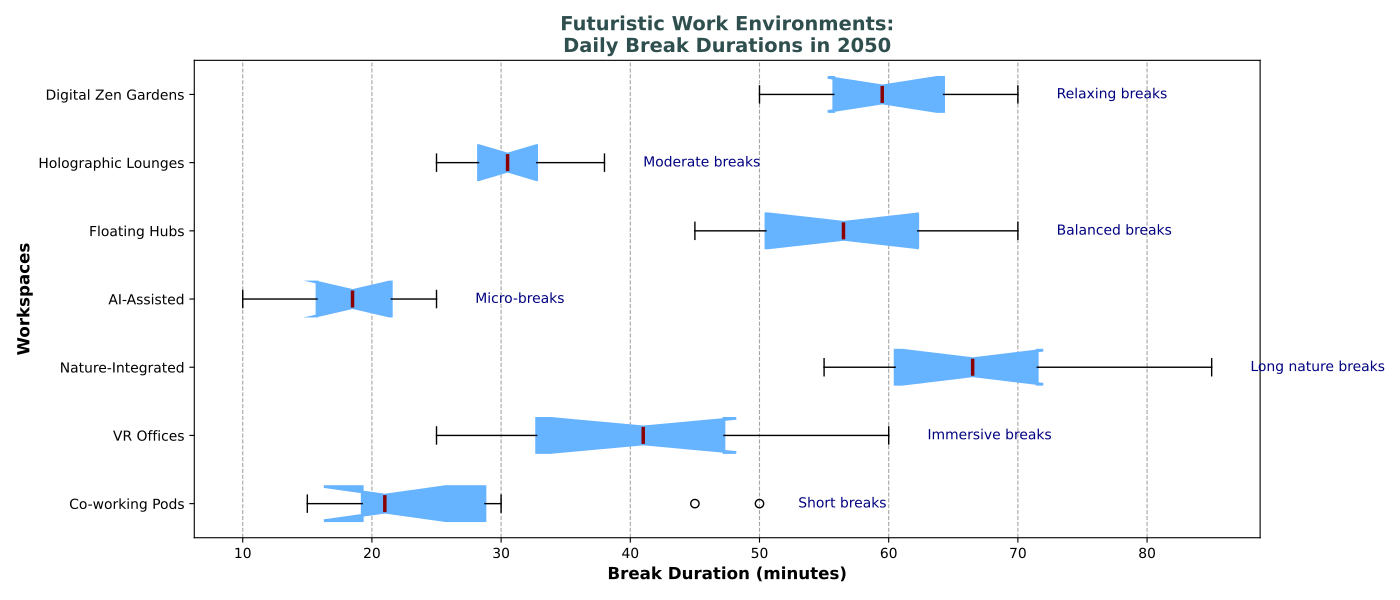

Reproduce this figure in Python.
import matplotlib.pyplot as plt

workspaces = ['Co-working Pods', 'VR Offices', 'Nature-Integrated', 'AI-Assisted', 'Floating Hubs', 'Holographic Lounges', 'Digital Zen Gardens']
break_durations = [
    [15, 20, 22, 19, 30, 45, 50, 20, 18, 25],  # Co-working Pods
    [30, 25, 32, 35, 40, 60, 55, 45, 42, 48],  # VR Offices
    [60, 55, 58, 62, 65, 80, 85, 70, 68, 72],  # Nature-Integrated
    [10, 12, 15, 18, 20, 22, 25, 18, 19, 23],  # AI-Assisted
    [45, 50, 52, 48, 55, 65, 70, 58, 60, 63],  # Floating Hubs
    [25, 28, 30, 32, 29, 35, 38, 27, 31, 33],  # Holographic Lounges
    [50, 55, 58, 53, 60, 65, 70, 59, 62, 68],  # Digital Zen Gardens
]

fig, ax = plt.subplots(figsize=(14, 6))
boxprops = dict(facecolor="#66B3FF", color="#66B3FF", linewidth=2)
medianprops = dict(linestyle='-', linewidth=2.5, color='darkred')
ax.boxplot(break_durations, vert=False, patch_artist=True, labels=workspaces, notch=True, boxprops=boxprops, medianprops=medianprops)

ax.xaxis.grid(True, linestyle='--', which='major', color='grey', alpha=0.7)

plt.title('Futuristic Work Environments:\nDaily Break Durations in 2050', fontsize=14, fontweight='bold', color='darkslategray')
plt.xlabel('Break Duration (minutes)', fontsize=12, fontweight='bold')
plt.ylabel('Workspaces', fontsize=12, fontweight='bold')

annotations = ["Short breaks", "Immersive breaks", "Long nature breaks", "Micro-breaks", 
               "Balanced breaks", "Moderate breaks", "Relaxing breaks"]
for i, annotation in enumerate(annotations):
    ax.text(max(break_durations[i]) + 3, i + 1, annotation, ha='left', va='center', fontsize=10, color='navy')

plt.tight_layout()
plt.show()
